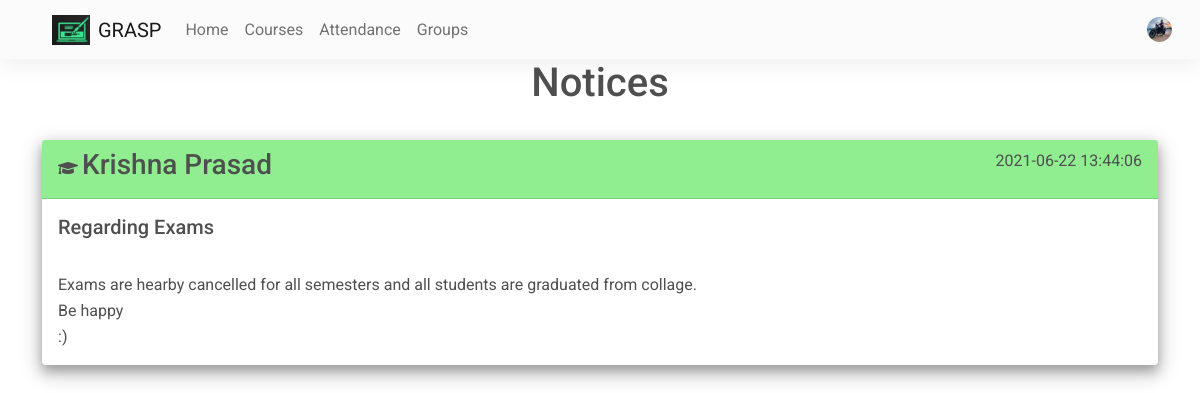
/ (signed in), run on an earlier commit of the app's database.
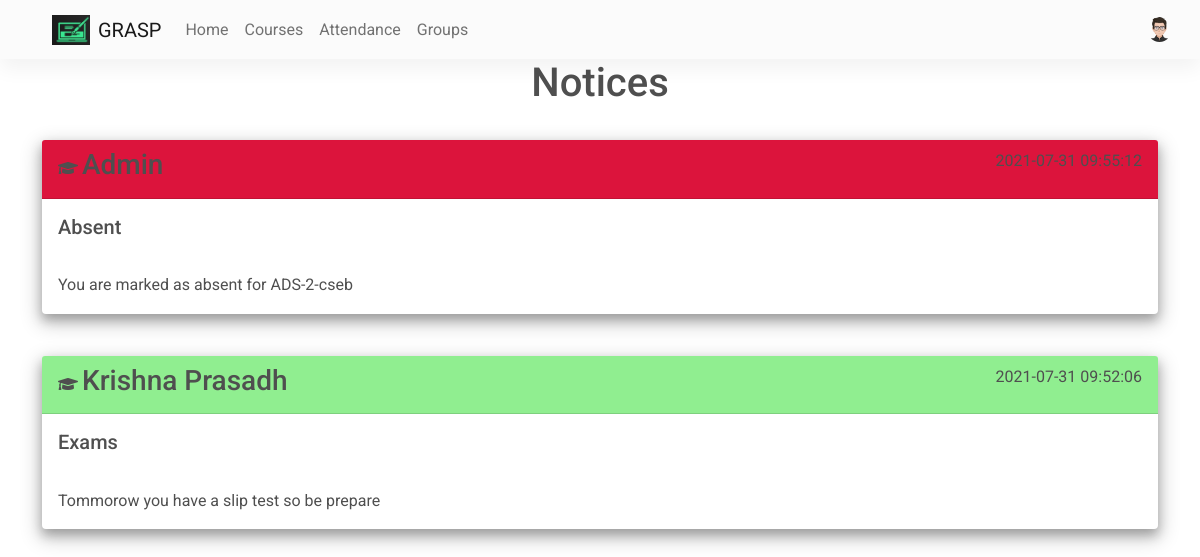
And on a later commit of the database.
### website/models.py (models this page shows)
class User(db.Model, UserMixin):
    id = db.Column(db.Integer, primary_key=True)
    email = db.Column(db.String(150), unique=True, nullable=False)
    password = db.Column(db.String(150), nullable=False)
    first_name = db.Column(db.String(150), nullable=False)
    user_type = db.Column(db.String(1), nullable=False)
    notes = db.relationship('Note', backref='author', lazy=True)
    array_ids = db.relationship('Array_ids')
    student = db.relationship('Student', backref='user')
    teacher = db.relationship('Teacher', backref='user')
    mobile = db.Column(db.Integer, nullable=False)
    profile_pic = db.Column(
        db.String(150), nullable=False, default="default.jpg")
    dob = db.Column(db.DateTime(timezone=True), nullable=False)
    gender = db.Column(db.String(1), nullable=False)

class Note(db.Model):
    id = db.Column(db.Integer, primary_key=True)
    title = db.Column(db.String(150))
    data = db.Column(db.Text, nullable=False)
    date = db.Column(db.DateTime(timezone=True), default=func.now())
    user_ids = db.relationship("Array_ids")
    user_id = db.Column(db.Integer, db.ForeignKey('user.id'))
    notice_type = db.Column(db.String(1))
    user_name = db.Column(db.String(150))

### website/main/routes.py (the view)
@views.route('/', methods=['GET', 'POST'])
@login_required
def home():
    user_notes = []
    notes = Note.query.all()
    for note in notes:
        user_ids = note.user_ids
        for user_id in user_ids:
            if current_user.id == user_id.user_id:
                user_notes.append(note)
        if note.user_id == current_user.id:
            user_notes.append(note)
    user_notes.reverse()
    if current_user.user_type.lower() == 's' or current_user.user_type.lower() == 'p':
        print(current_user.id)
        return render_template("home.html", user=current_user, notes=user_notes)
    elif current_user.user_type.lower() == 'a':
        print(current_user.id)
        return render_template('admin.html', user=current_user)
    else:
        return redirect(url_for(views.logout))

### website/templates/home.html (shortened to what this page needs)
{% extends "base.html" %}
{% block content %}
<h1 align="center">Notices</h1>
{% for note in notes %}
<div class="card shadow-3-strong mb-3">
    {% if note.notice_type=='p' %}
    <div class="card-header" style="background-color: lightgreen;">
        <i style="display: inline-block;" aria-hidden="true" class="fas fa-graduation-cap"></i>
        <h3 style="display: inline-block;">
            {{note.user_name}}
        </h3>
        <p style="display: inline-block; float: right;">
            {{note.date}}
        </p>
    </div>
    {% else %}
    <div class="card-header" style="background-color:#DC143C">
        <i style="display: inline-block;" aria-hidden="true" class="fas fa-graduation-cap"></i>
        <h3 style="display: inline-block;">
        </h3>
        <p style="display: inline-block; float: right;">
        </p>
    </div>
    {% endif %}
    <div class="card-body">
        <h5 class="card-title">{{ note.title }}</h5>
        <p class="card-text" style="white-space: pre-line;">
            {{note.data}}
        </p>
    </div>
</div>
{% endfor %}
{% endblock %}

### website/templates/base.html (shortened to what this page needs)
<!DOCTYPE html>
<html lang="en">
<head>
    <link rel="stylesheet" href="https://use.fontawesome.com/releases/v5.15.2/css/all.css" />
    <link rel="stylesheet" href="https://stackpath.bootstrapcdn.com/bootstrap/4.4.1/css/bootstrap.min.css"
 />
    <link rel="stylesheet" type="text/css" href="{{ url_for('static', filename='css/mdb.min.css') }}">
    <link rel="stylesheet" type="text/css" href="{{ url_for('static', filename='css/mdb.rtl.min.css') }}">
</head>
<body>
    <nav class="navbar navbar-expand-lg navbar-light bg-light">
        <div class="container-fluid">
            <a class="navbar-brand" href="/">
                <img src="{{url_for('static',filename='logo4.jpeg')}}" class="me-2" height="30" alt="" loading="lazy" />
                GRASP
            </a>
            <div class="collapse navbar-collapse" id="navbarNavAltMarkup">
                {% if user.is_authenticated %}
                {% if user.user_type=='s' %}
                <div class="navbar-nav mr-auto">
                    <a class="nav-link" aria-current="page" href="/">Home</a>
                    <a class="nav-item nav-link" id="courses" href="/courses">Courses</a>
                    <a class="nav-item nav-link" id="attendance" href="/attendance">Attendance</a>
                    <a class="nav-item nav-link" id="groups" href="/groups">Groups</a>
                </div>
                {% endif %}
                <div class="d-flex align-items-center">
                    <a class="dropdown-toggle d-flex align-items-center hidden-arrow" href="#"
                        id="navbarDropdownMenuLink" role="button" data-mdb-toggle="dropdown" aria-expanded="false">
                        <img src="{{url_for('static', filename='img/' + user.profile_pic)}}" class="rounded-circle"
                            height="25" alt="" loading="lazy" />
                    </a>
                </div>
                {% else %}
                <div class="navbar-nav me-auto mb-2 mb-lg-0">
                </div>
                <div class="d-flex align-items-center">
                    <a class="btn btn-link" id="login" href="/login">Login</a>
                </div>
                {% endif %}
            </div>
        </div>
    </nav>
    <div class="container">
        {% block content %}{% endblock %}
    </div>
</body>
</html>

What changed in the data, as far as the page shows it:
changed User: profile_pic: a different picture
added Note: title "Absent", data "You are marked as absent for ADS-2-cseb"
changed Note: user_name "Krishna Prasad" → "Krishna Prasadh"; date "2021-06-22 13:44:06" → "2021-07-31 09:52:06"; title "Regarding Exams" → "Exams"; data "Exams are hearby cancelled for all semesters and all students are graduated from collage. Be happy :)" → "Tommorow you have a slip test so be prepare"
